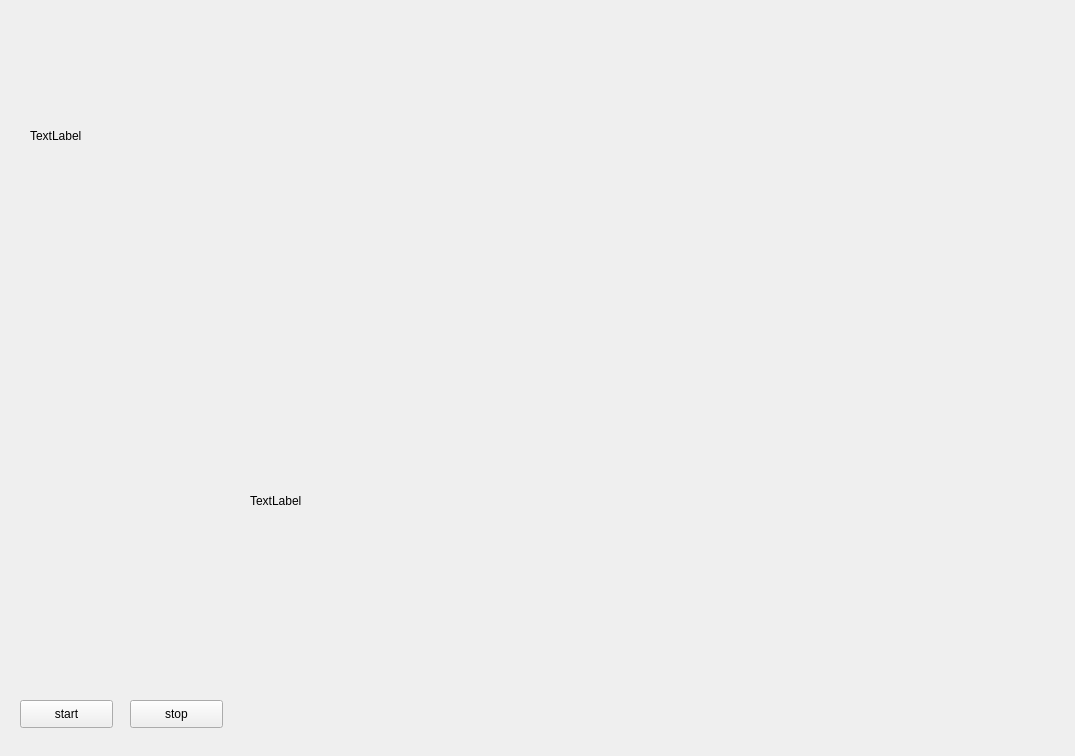
<?xml version="1.0" encoding="UTF-8"?>
<ui version="4.0">
 <class>Widget</class>
 <widget class="QWidget" name="Widget">
  <property name="geometry">
   <rect>
    <x>0</x>
    <y>0</y>
    <width>1075</width>
    <height>756</height>
   </rect>
  </property>
  <property name="windowTitle">
   <string>Widget</string>
  </property>
  <widget class="QLabel" name="label">
   <property name="geometry">
    <rect>
     <x>30</x>
     <y>30</y>
     <width>291</width>
     <height>211</height>
    </rect>
   </property>
   <property name="text">
    <string>TextLabel</string>
   </property>
  </widget>
  <widget class="QLabel" name="label_2">
   <property name="geometry">
    <rect>
     <x>250</x>
     <y>270</y>
     <width>761</width>
     <height>461</height>
    </rect>
   </property>
   <property name="text">
    <string>TextLabel</string>
   </property>
  </widget>
  <widget class="QPushButton" name="pushButton">
   <property name="geometry">
    <rect>
     <x>20</x>
     <y>700</y>
     <width>93</width>
     <height>28</height>
    </rect>
   </property>
   <property name="text">
    <string>start</string>
   </property>
  </widget>
  <widget class="QPushButton" name="pushButton_2">
   <property name="geometry">
    <rect>
     <x>130</x>
     <y>700</y>
     <width>93</width>
     <height>28</height>
    </rect>
   </property>
   <property name="text">
    <string>stop</string>
   </property>
  </widget>
 </widget>
 <resources/>
 <connections/>
</ui>
